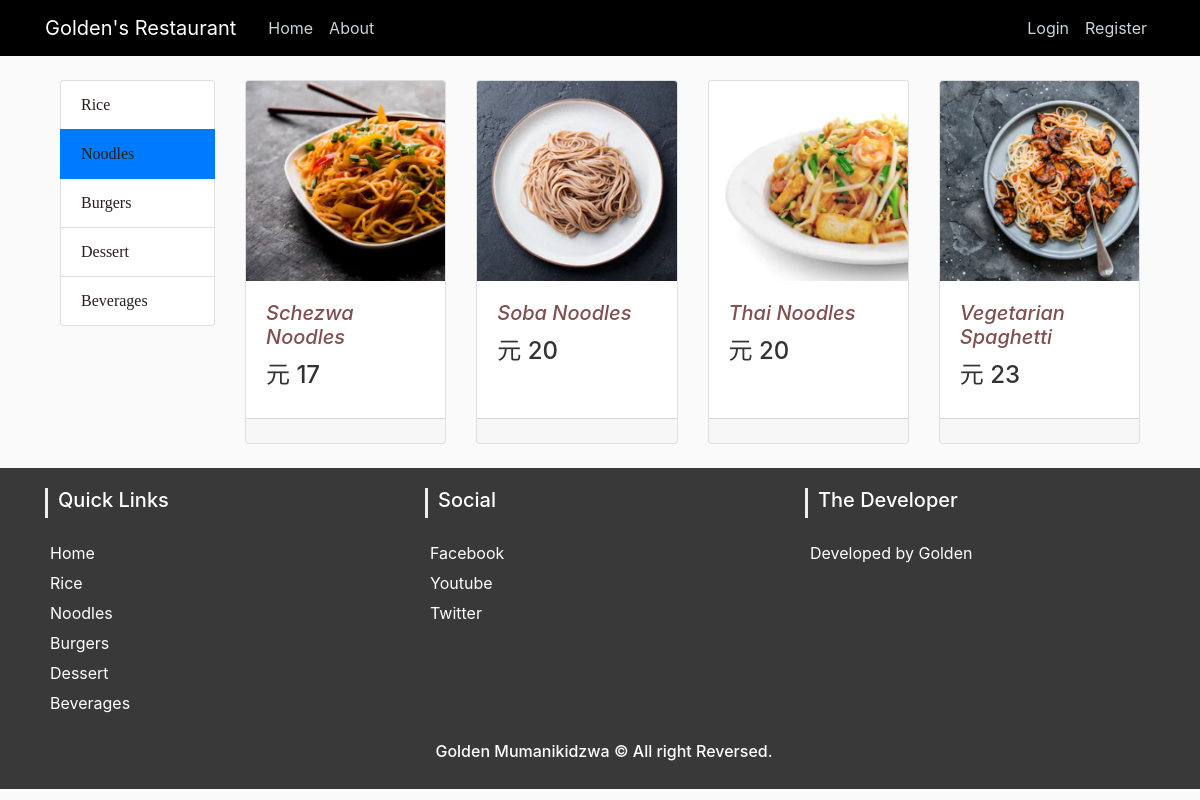
The page /noodle on the database its author committed.
### my_app/models.py (models this page shows, shortened)
class Meal(db.Model):
    id = db.Column(db.Integer, primary_key=True)
    name = db.Column(db.String(30), nullable=False)
    price = db.Column(db.Integer, nullable=False)
    category = db.Column(db.String(30), nullable=False)
    image_file = db.Column(db.String(30), nullable=False)

### my_app/routes.py (the view)
@app.route('/noodle')
def noodle():
    noodles = Meal.query.filter_by(category='noodles')
    return render_template('noodle.html', noodles=noodles)

### my_app/templates/noodle.html (shortened to what this page needs)
{% extends 'layout.html' %}
{% block body %}
<div class="container">
    <div class="row">
        <div class="col-lg-2">
            <div class="list-group">
                <a href="/rice" class="list-group-item">Rice</a>
                <a href="/noodle" class="list-group-item active">Noodles</a>
                <a href="/burger" class="list-group-item">Burgers</a>
                <a href="/dessert" class="list-group-item">Dessert</a>
                <a href="/beverage" class="list-group-item">Beverages</a>
            </div>
        </div>
        <div class="col-lg-10">
            <div class="row">
                {% for noodle in noodles %}
                <div class="col-12 col-sm-6 col-md-4 col-lg-4 col-xl-3 mb-4">
                    <div class="card h-100">
                        <a href="{{ url_for('view', meal_id=noodle.id) }}">
                            <div class="card-img-top"
                                 style="background: url('static/images/meals/{{noodle.image_file}}'); background-repeat:no-repeat; background-size: cover; height:200px;width:100% "></div>
                        </a>
                        <div class="card-body">
                            <h5 class="card-title">
                                <a href="#">{{ noodle.name}}</a>
                            </h5>
                            <h4> 元 {{noodle.price}}</h4>
                        </div>
                        <div class="card-footer">
                        </div>
                    </div>
                </div>
                {% endfor %}
            </div>
        </div>
    </div>
</div>
{% endblock %}

### my_app/static/css/main.css (style rules this page uses)
body { background: #fafafa; color: #333333; margin-top: 5rem; }
.row h5 a { color: rgb(128, 79, 79); text-decoration: none; font-style: italic; }
.row .list-group a { text-decoration: nome; font-family: 'Times New Roman', Times, serif; color: rgb(39, 29, 29); }

### rows shown on the page
Meal: image_file (picture), name "Schezwa Noodles", price "17"
Meal: image_file (picture), name "Soba Noodles", price "20"
Meal: image_file (picture), name "Thai Noodles", price "20"
Meal: image_file (picture), name "Vegetarian Spaghetti", price "23"
